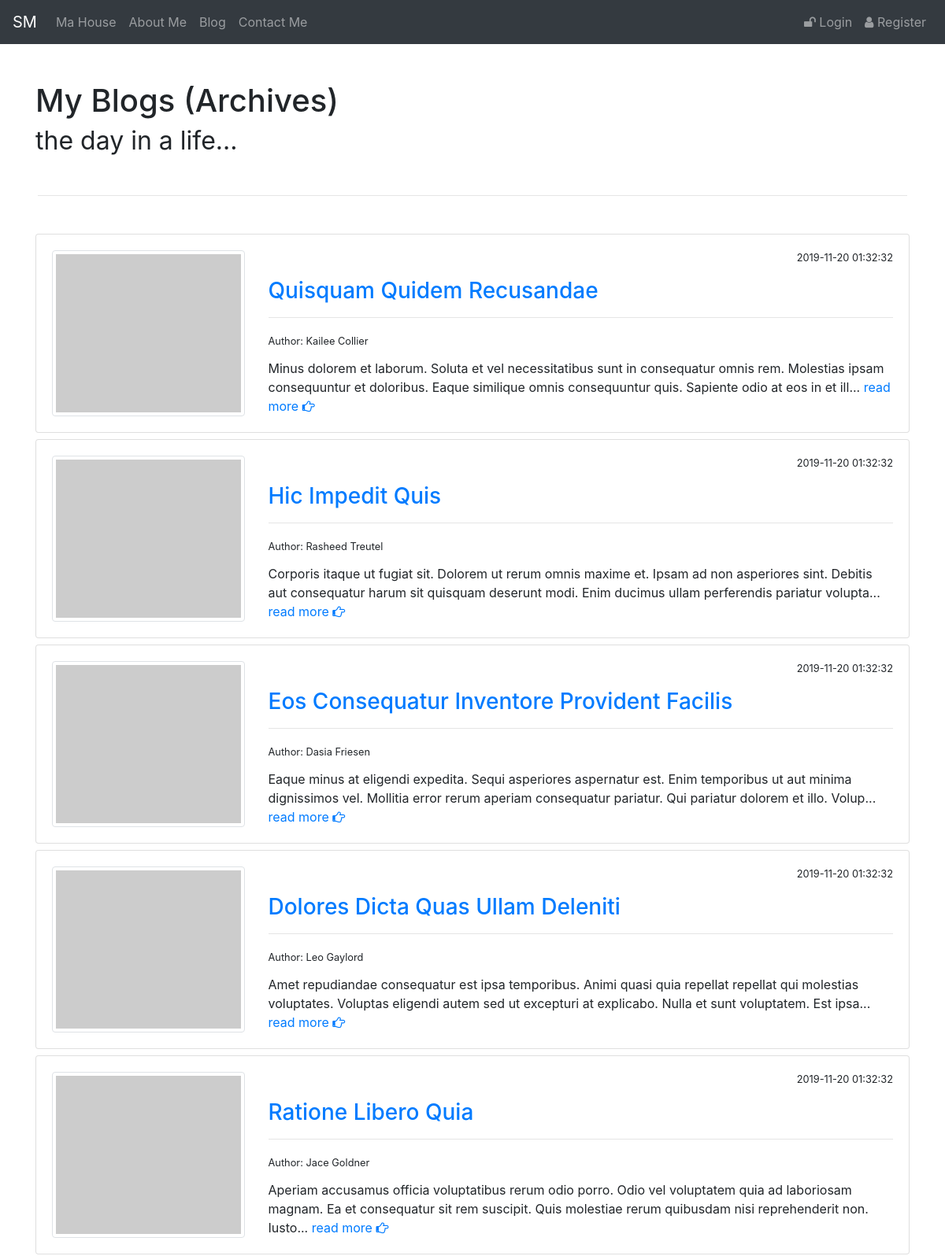
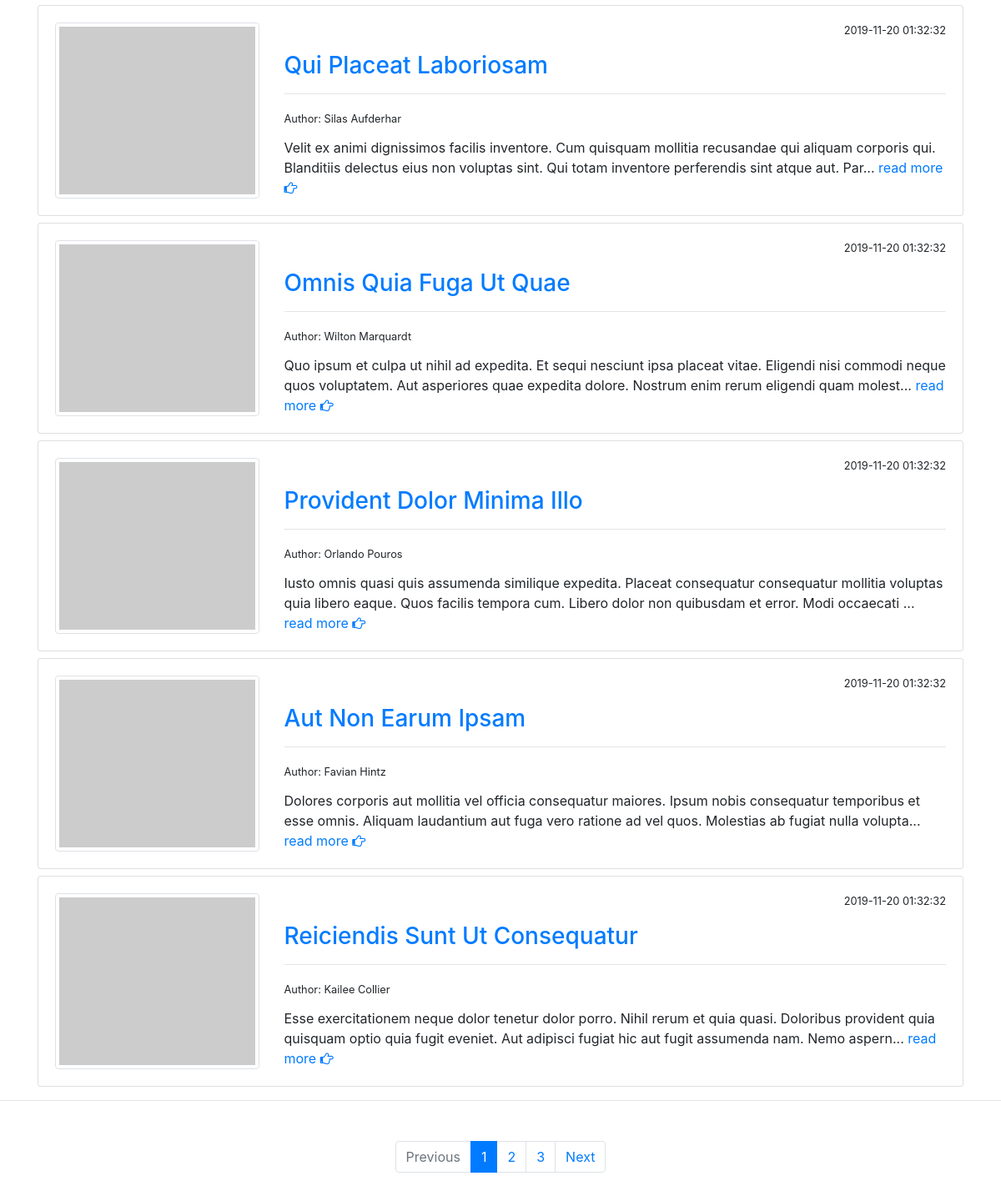
The app's page /Lesson-08/posts/index.php with its own data (2 pictures, top to bottom).
### tables this page shows
CREATE TABLE IF NOT EXISTS `posts` (
  `id` int(11) NOT NULL AUTO_INCREMENT,
  `user_id` int(11) NOT NULL,
  `title` varchar(500) NOT NULL,
  `content` text,
  `status` enum('draft','published') NOT NULL,
  `created_at` timestamp NOT NULL DEFAULT CURRENT_TIMESTAMP,
  `updated_at` timestamp NOT NULL DEFAULT CURRENT_TIMESTAMP ON UPDATE CURRENT_TIMESTAMP,
  PRIMARY KEY (`id`),
  KEY `user_id` (`user_id`)
);

CREATE TABLE IF NOT EXISTS `users` (
  `id` int(11) NOT NULL AUTO_INCREMENT,
  `first_name` varchar(20) NOT NULL,
  `last_name` varchar(20) NOT NULL,
  `email` varchar(50) NOT NULL,
  `avatar` varchar(200) DEFAULT NULL,
  `role` enum('admin','general') NOT NULL DEFAULT 'general',
  `password` varchar(255) NOT NULL DEFAULT '$2y$10$C7plelHQADy4ullnaYIV7u748QECpd6tj5yCr1LQrKkC8ofqLKi1a',
  `created_at` timestamp NULL DEFAULT CURRENT_TIMESTAMP,
  `updated_at` timestamp NULL DEFAULT CURRENT_TIMESTAMP ON UPDATE CURRENT_TIMESTAMP,
  PRIMARY KEY (`id`)
);

### Lesson-08/posts/index.php (the view, shortened to what this page needs)
<?php
  $conn = connect();
  $current_page = $_GET['page'] ?? 1;
  $num_of_posts = 10;
  $offset = $num_of_posts * ($current_page - 1);
  $sql = "SELECT *, posts.id as id, posts.updated_at as updated_at FROM posts JOIN users ON posts.user_id = users.id";
  if (!ADMIN) {
    $sql .= " WHERE status = 'published'";
  }
  $sql .= " ORDER BY posts.updated_at DESC LIMIT {$offset}, {$num_of_posts}";
  $posts = $conn->query($sql)->fetchAll();
  $sql = "SELECT * FROM posts";
  if (!ADMIN) $sql .= " WHERE status = 'published'";
  $post_count = $conn
    ->query($sql)
    ->rowCount();
  $num_of_pages = ceil($post_count / $num_of_posts);
?>
<?php include_once(ROOT . '/partials/_header.php') ?>
<div class="container">
  <header class="mt-5">
    <h1>
      My Blogs (Archives)
      <br>
      <small>the day in a life...</small>
    </h1>
  </header>
</div>
<hr class="m-5">
<div class="container">
  <div class="archives">
    <?php foreach ($posts as $post): ?>
      <div class="card mb-2">
        <div class="card-body">
          <div class="row">
            <div class="col-3">
              <img src="https://via.placeholder.com/350x300" alt="asdf" class="img-fluid img-thumbnail">
            </div>
            <div class="col-9">
              <div style="width: 100%;" class="clearfix"><small class="pull-right"><?= $post['updated_at'] ?></small></div>
              <div class="card-title mt-3">
                <h3>
                  <a href="<?= base_path ?>/posts/show.php?id=<?= $post['id'] ?>"><?= $post['title'] ?></a>
                </h3>
                <hr>
                <small>Author: <?= $post['first_name'] ?> <?= $post['last_name'] ?></small>
              </div>
              <p class="card-text">
                <?= substr($post['content'], 0, 200) ?>... <a href="<?= base_path ?>/posts/show.php?id=<?= $post['id'] ?>">read more <i class="fa fa-hand-o-right"></i></a>
              </p>
            </div>
          </div>
        </div>
      </div>
    <?php endforeach ?>
  </div>
</div>
<hr>
<nav class="mt-5" aria-label="Page navigation">
  <ul class="pagination justify-content-center">
    <li class="page-item <?= $current_page == 1 ? 'disabled' : null ?>">
      <a href="?page=<?= $current_page - 1 ?>" class="page-link">Previous</a>
    </li>
    <?php for ($i = 1; $i <= $num_of_pages; $i++): ?>
      <li class="page-item <?= $i == $current_page ? 'active' : null ?>">
        <a href="?page=<?= $i ?>" class="page-link"><?= $i ?></a>
      </li>
    <?php endfor ?>
    <li class="page-item <?= $current_page == $num_of_pages ? 'disabled' : null ?>">
      <a href="?page=<?= $current_page + 1 ?>" class="page-link">Next</a>
    </li>
  </ul>
</nav>
<?php include_once(ROOT . '/partials/_footer.php') ?>

### Lesson-08/partials/_header.php (shortened to what this page needs)
<!DOCTYPE html>
<html>
  <head>
    <link href="https://stackpath.bootstrapcdn.com/bootstrap/4.3.1/css/bootstrap.min.css" rel="stylesheet">
    <link href="https://stackpath.bootstrapcdn.com/font-awesome/4.7.0/css/font-awesome.min.css" rel="stylesheet">
    <link href="https://cdnjs.cloudflare.com/ajax/libs/summernote/0.8.12/summernote-bs4.css" rel="stylesheet">
  </head>
  <body>
    <?php include(ROOT . '/partials/_main-nav.php') ?>

### Lesson-08/partials/_main-nav.php (shortened to what this page needs)
<nav class="navbar navbar-expand-lg navbar-dark bg-dark">
  <a class="navbar-brand" href="<?= base_path ?>/">SM</a>
  <div class="collapse navbar-collapse" id="navbarSupportedContent">
    <ul class="navbar-nav mr-auto">
      <li class="nav-item">
        <a class="nav-link" href="<?= base_path ?>/">Ma House</span></a>
      </li>
      <li class="nav-item">
        <a class="nav-link" href="<?= base_path ?>/about.php">About Me</a>
      </li>
      <?php if (ADMIN): ?>
        <li class="nav-item dropdown">
          <a class="nav-link dropdown-toggle" href="#" id="blogDropdown" role="button" data-toggle="dropdown" aria-haspopup="true" aria-expanded="false">
            Post Management
          </a>
          <div class="dropdown-menu" aria-labelledby="blogDropdown">
            <a class="dropdown-item" href="<?= base_path ?>/posts/new.php">Create a New Post</a>
            <a class="dropdown-item" href="<?= base_path ?>/posts">Archives</a>
          </div>
        </li>
      <?php else: ?>
        <li class="nav-item">
          <a class="nav-link" href="<?= base_path ?>/posts">Blog</a>
        </li>
      <?php endif ?>
      <li class="nav-item">
        <a class="nav-link" href="<?= base_path ?>/contact.php">Contact Me</a>
      </li>
    </ul>
    <ul class="navbar-nav ml-auto">
      <?php if (!AUTH): ?>
        <li class="nav-item">
          <a href="<?= base_path ?>/sessions/login.php" class="nav-link">
            <i class="fa fa-unlock"></i>&nbsp;Login
          </a>
        </li>
        <li class="nav-item">
          <a href="<?= base_path ?>/users/new.php" class="nav-link">
            <i class="fa fa-user"></i>&nbsp;Register
          </a>
        </li>
      <?php endif ?>
    </ul>
  </div>
</nav>

### Lesson-08/partials/_footer.php (shortened to what this page needs)
  </body>
</html>

### records on screen
posts: updated_at "2019-11-20 01:32:32", title "Quisquam Quidem Recusandae", user.first_name "Kailee", user.last_name "Collier", content "Minus dolorem et laborum. Soluta et vel necessitatibus sunt in consequatur omnis rem. Molestias ipsam consequuntur et doloribus. Eaque similique omnis consequuntur quis. Sapiente odio at eos in et ill"
posts: updated_at "2019-11-20 01:32:32", title "Hic Impedit Quis", user.first_name "Rasheed", user.last_name "Treutel", content "Corporis itaque ut fugiat sit. Dolorem ut rerum omnis maxime et. Ipsam ad non asperiores sint. Debitis aut consequatur harum sit quisquam deserunt modi. Enim ducimus ullam perferendis pariatur volupta"
posts: updated_at "2019-11-20 01:32:32", title "Eos Consequatur Inventore Provident Facilis", user.first_name "Dasia", user.last_name "Friesen", content "Eaque minus at eligendi expedita. Sequi asperiores aspernatur est. Enim temporibus ut aut minima dignissimos vel. Mollitia error rerum aperiam consequatur pariatur. Qui pariatur dolorem et illo. Volup"
posts: updated_at "2019-11-20 01:32:32", title "Dolores Dicta Quas Ullam Deleniti", user.first_name "Leo", user.last_name "Gaylord", content "Amet repudiandae consequatur est ipsa temporibus. Animi quasi quia repellat repellat qui molestias voluptates. Voluptas eligendi autem sed ut excepturi at explicabo. Nulla et sunt voluptatem. Est ipsa"
posts: updated_at "2019-11-20 01:32:32", title "Ratione Libero Quia", user.first_name "Jace", user.last_name "Goldner", content "Aperiam accusamus officia voluptatibus rerum odio porro. Odio vel voluptatem quia ad laboriosam magnam. Ea et consequatur sit rem suscipit. Quis molestiae rerum quibusdam nisi reprehenderit non. Iusto"
posts: updated_at "2019-11-20 01:32:32", title "Qui Placeat Laboriosam", user.first_name "Silas", user.last_name "Aufderhar", content "Velit ex animi dignissimos facilis inventore. Cum quisquam mollitia recusandae qui aliquam corporis qui. Blanditiis delectus eius non voluptas sint. Qui totam inventore perferendis sint atque aut. Par"
posts: updated_at "2019-11-20 01:32:32", title "Omnis Quia Fuga Ut Quae", user.first_name "Wilton", user.last_name "Marquardt", content "Quo ipsum et culpa ut nihil ad expedita. Et sequi nesciunt ipsa placeat vitae. Eligendi nisi commodi neque quos voluptatem. Aut asperiores quae expedita dolore. Nostrum enim rerum eligendi quam molest"
posts: updated_at "2019-11-20 01:32:32", title "Provident Dolor Minima Illo", user.first_name "Orlando", user.last_name "Pouros", content "Iusto omnis quasi quis assumenda similique expedita. Placeat consequatur consequatur mollitia voluptas quia libero eaque. Quos facilis tempora cum. Libero dolor non quibusdam et error. Modi occaecati"
posts: updated_at "2019-11-20 01:32:32", title "Aut Non Earum Ipsam", user.first_name "Favian", user.last_name "Hintz", content "Dolores corporis aut mollitia vel officia consequatur maiores. Ipsum nobis consequatur temporibus et esse omnis. Aliquam laudantium aut fuga vero ratione ad vel quos. Molestias ab fugiat nulla volupta"
posts: updated_at "2019-11-20 01:32:32", title "Reiciendis Sunt Ut Consequatur", user.first_name "Kailee", user.last_name "Collier", content "Esse exercitationem neque dolor tenetur dolor porro. Nihil rerum et quia quasi. Doloribus provident quia quisquam optio quia fugit eveniet. Aut adipisci fugiat hic aut fugit assumenda nam. Nemo aspern"
